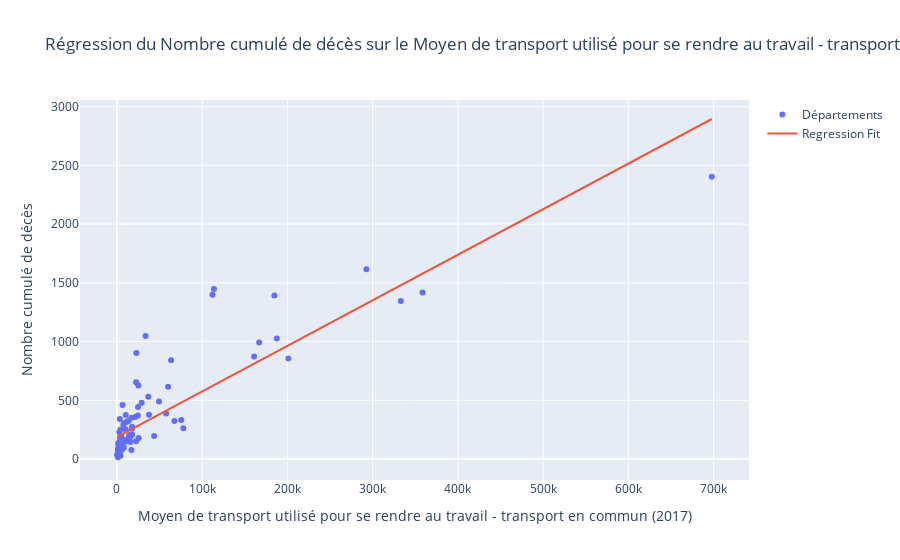

Notebook source saved alongside this figure:
### Markdown cell above
#### Nombre cumulé de décès de la COVID-19 et nombre de personnes utilisant les transports en commun pour aller travailler

### Code cell
trace_reg2('Nombre cumulé de décès', 'Moyen de transport utilisé pour se rendre au travail - transport en commun (2017)')
